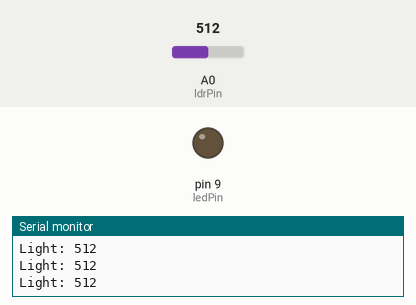
Recording of a sketch running on a simulated Arduino Uno, built with avr-gcc and run on an emulated ATmega328P. Shown: output pins drawn as LEDs (lit = HIGH), the last lines printed to the serial monitor. Inputs (shaded band) come from the test bench; at power-on: A0 (ldrPin) = 512.

Above: at 1.2 s.
1.3 s: A0 (ldrPin) set to 488
At 2.5 s:
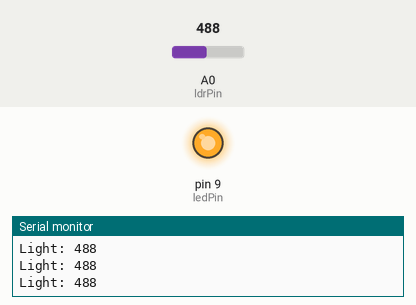
2.8 s: A0 (ldrPin) set to 510
At 4.0 s:
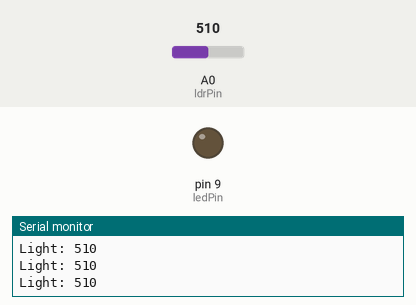
4.3 s: A0 (ldrPin) set to 490
At 5.1 s:
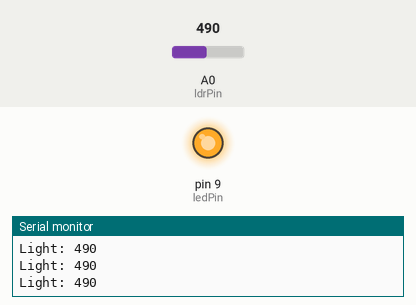
Timing chart, 0 to 7.3 s (numbered marks = the images above; inputs shaded):
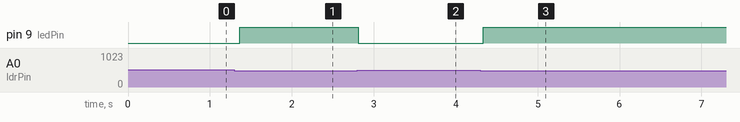

Measured:
- the behaviour switches between 500 and 499 on A0 (ldrPin) (found by bisection; images 0 and 1)
- after the input at 1.3 s, pin 9 (ledPin): LOW → HIGH after 0.07 s
- after the input at 2.8 s, pin 9 (ledPin): HIGH → LOW at once
- after the input at 4.3 s, pin 9 (ledPin): LOW → HIGH at once

The sketch:

auto_light_control.ino
```cpp
// Automatic Light Control using LDR and Transistor
// Description: Turns on an LED in darkness and off in light using an LDR.
// Hardware: Arduino Uno + Photoresistor + 10k Resistor + NPN Transistor + LED

#define ldrPin A0    // Analog pin for photoresistor
#define ledPin 9     // Digital PWM pin for LED (via transistor base)

int lightValue = 0;
int threshold = 500; // Light threshold (tuned experimentally)

void setup() {
  pinMode(ledPin, OUTPUT);
  Serial.begin(9600);
}

void loop() {
  lightValue = analogRead(ldrPin); // Read light level (0–1023)
  Serial.print("Light: ");
  Serial.println(lightValue);

  // If light level is low (darkness), turn LED ON
  if (lightValue < threshold) {
    digitalWrite(ledPin, HIGH);  // Turn ON light
  } else {
    digitalWrite(ledPin, LOW);   // Turn OFF light
  }

  delay(80); // 80 ms response time
}
```
